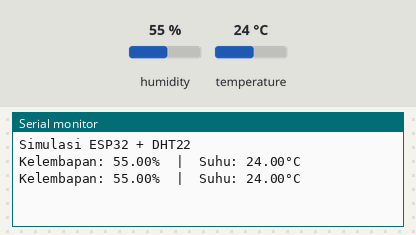
Simulated run of this sketch. Board: ESP32. On the bench: the last lines printed to the serial monitor. Inputs (shaded band) come from the test bench; at power-on: humidity 55 %, temperature 24 °C.

Above: at 4.8 s.
4.9 s: humidity set to 22 %
At 6.7 s:
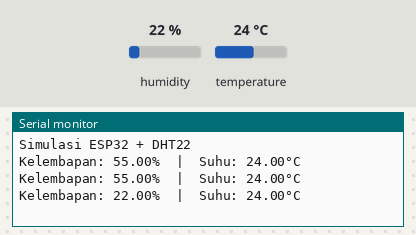
7.9 s: temperature set to 12 °C
At 8.4 s:
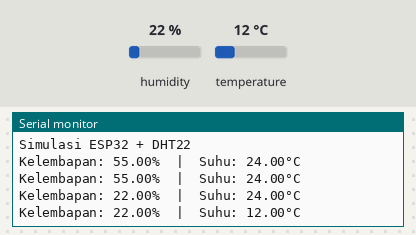
10.9 s: humidity set to 40 %
At 13.0 s:
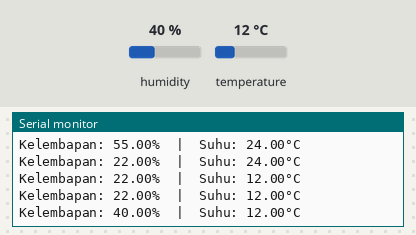
Timing chart, 0 to 14.5 s (numbered marks = the images above; inputs shaded):
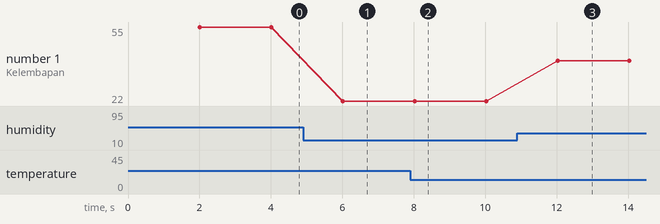

The sketch:

sketch.ino
```cpp
#include "DHT.h"

#define DHTPIN 15
#define DHTTYPE DHT22

DHT dht(DHTPIN, DHTTYPE);

void setup() {
  Serial.begin(115200);
  Serial.println(F("Simulasi ESP32 + DHT22"));
  dht.begin();
}

void loop() {
  delay(2000);

  float humidity = dht.readHumidity();
  float temperature = dht.readTemperature();

  if (isnan(humidity) || isnan(temperature)) {
    Serial.println(F("Gagal membaca data dari sensor DHT22!"));
    return;
  }
  Serial.print(F("Kelembapan: "));
  Serial.print(humidity);
  Serial.print(F("%  |  Suhu: "));
  Serial.print(temperature);
  Serial.println(F("°C"));
}
```

Measured:
- after the input at 4.9 s, the serial monitor: prints a new line after 1.1 s (image 1)
- after the input at 7.9 s, the serial monitor: prints a new line after 0.12 s (image 2)
- after the input at 10.9 s, the serial monitor: prints a new line after 1.1 s (image 3)
- plotted number 1: 55 → 22 after the input at 4.9 s, 22 → 40 after the input at 10.9 s
